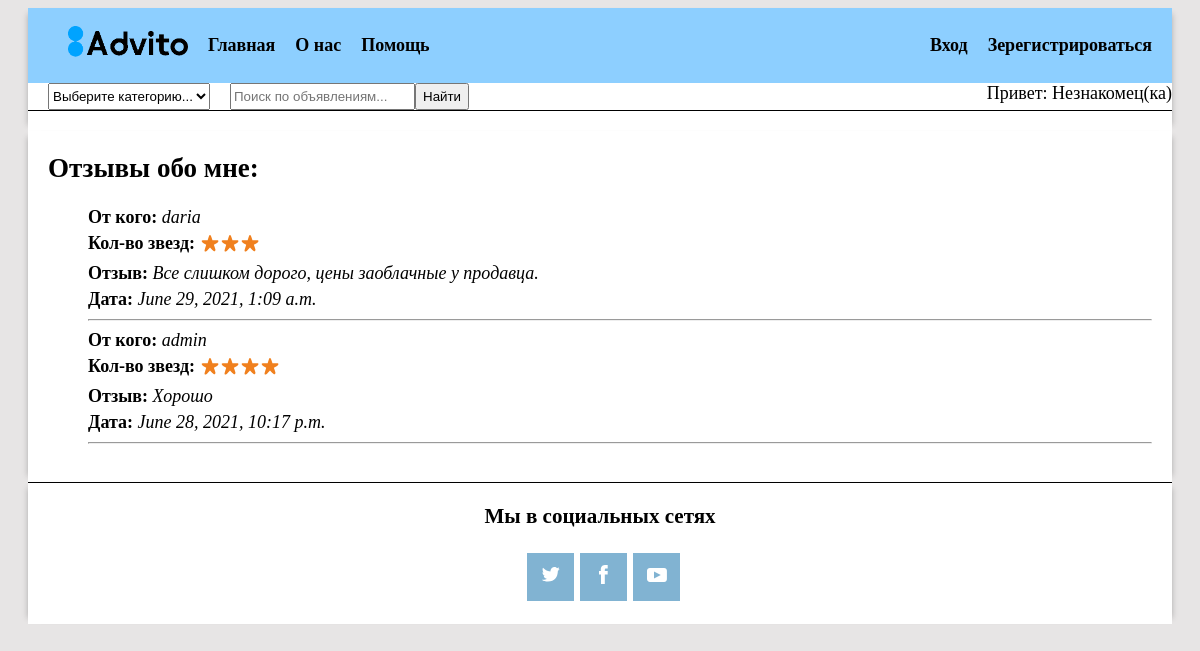
/advito/8/profile/review_to/, run on an earlier commit of the app's database.
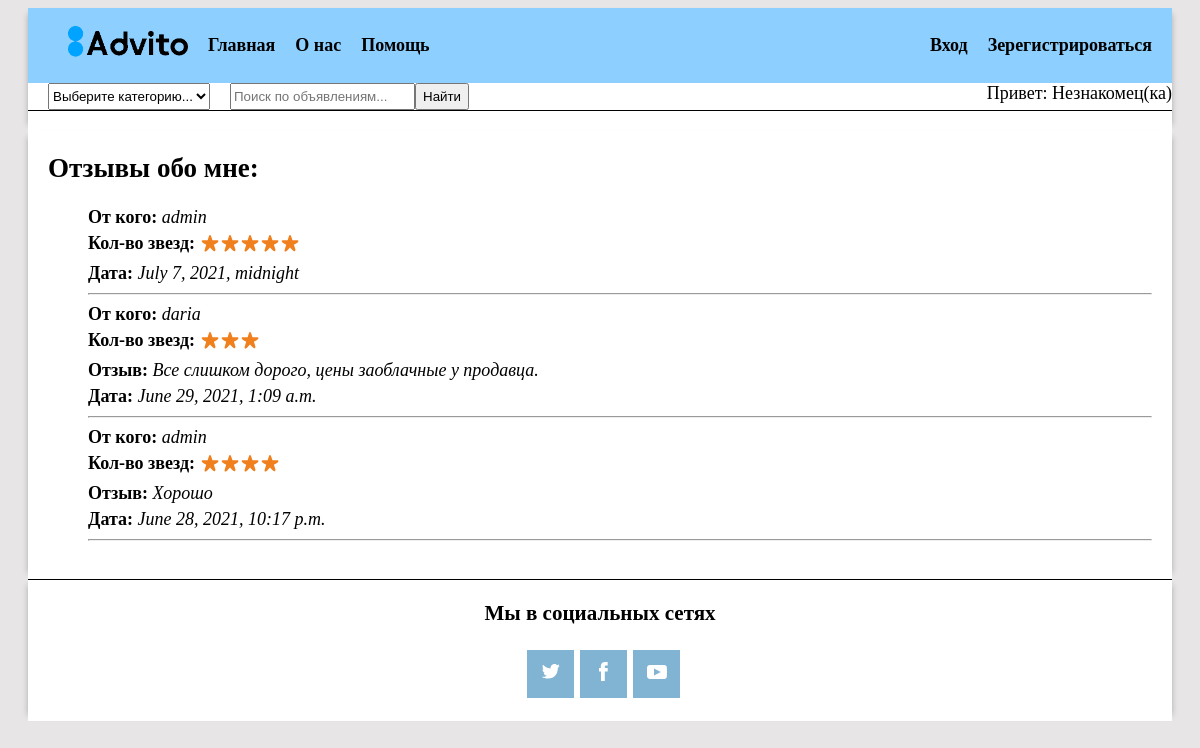
And on a later commit of the database.
### advito/models.py (models this page shows, shortened)
class Review(models.Model):
    author = models.ForeignKey(Profile, on_delete=models.CASCADE, verbose_name="Автор отзыва")
    to_whom = models.ForeignKey(User, on_delete=models.CASCADE, verbose_name="Кому отзыв")
    rating = models.IntegerField(verbose_name="Оценка", null=True, blank=True)
    text = models.TextField(verbose_name="Отзыв", blank=True, max_length=300)
    date_pub = models.DateTimeField(default=timezone.now, verbose_name="Дата создания")
    date_edit = models.DateTimeField(default=timezone.now, verbose_name="Дата редактирования")

class Profile(models.Model):
    user = models.OneToOneField(User, on_delete=models.CASCADE, related_name='user_profile')
    birth_date = models.DateField(verbose_name='Дата рождения', blank=True, null=True, validators=[validate_birth_date])
    about = models.TextField(verbose_name="Информация о пользователе", blank=True, max_length=300)
    phone = models.CharField(verbose_name="Телефон", null=True, blank=True, max_length=50)
    avatar = models.ImageField(verbose_name="Фото пользователя", upload_to=user_avatar_path)
    town = models.CharField(verbose_name="Город", null=True, blank=True, max_length=30)
    subscribers = models.ManyToManyField(User, blank=True, verbose_name="Подписчики пользователя", related_name='subscribers')
    def __str__(self):
        return f'{self.user}'

### advito/views_auth.py (the view)
# urls.py: path('<int:user_id>/profile/review_to/', views_auth.review_to_profile, name='review_to_profile'),
def review_to_profile(request, user_id):
    model = Review
    template_name = 'my_auth/review_to_profile.html'
    context = {}
    categories= CategoryPost.objects.all()
    review_to_profile = model.objects.filter(to_whom=user_id).order_by('-date_pub')
    context = {'categories': categories, 'reviews_to': review_to_profile,}
    return render(request, template_name, context)

### advito/templates/my_auth/review_to_profile.html (shortened to what this page needs)
{% extends 'base.html' %}
{% load static %}
{% block content %}
<div class="profile-reviews">
  <h1>Отзывы обо мне:</h1>
  {% if reviews_to %}
    <ul class="prof-reviews">
      {% for review in reviews_to %}
        <li class="review">
          <p class="review__name">От кого: <i class="review__name_text">{{ review.author }}</i></p>
          <p class="review__name">Кол-во звезд:&nbsp<i class="stars"> {{ review.rating }}</i></p>
          {% if review.text %}
            <p class="review__name">Отзыв: <i class="review__name_text">{{ review.text }}</i></p>
          {% endif %}
          <p class="review__name">Дата: <i class="review__name_text">{{ review.date_pub }}</i></p>
        </li>
        <hr>
      {% endfor %}
    </ul>
  {% else %}
    <i>Пока отзывов нет</i>
  {% endif %}
  </div>
{% endblock  %}

What changed in the data, as far as the page shows it:
added Review: author "admin", date_pub "July 7, 2021, midnight"
